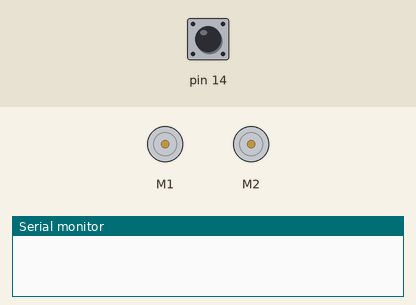
This sketch was run on a simulated Arduino Leonardo, built with avr-gcc and run on an emulated ATmega32U4. On the bench: 2 × DC motor (green arrow = forward, orange = backward, longer = faster), the last lines printed to the serial monitor. The inputs (shaded band) are chosen by the test bench; at power-on: pin 14 HIGH.

Above: at 0.8 s.
0.9 s: pin 14 pulled LOW for 1 s
At 3.0 s:
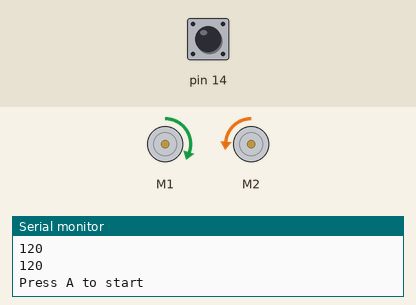
At 4.1 s:
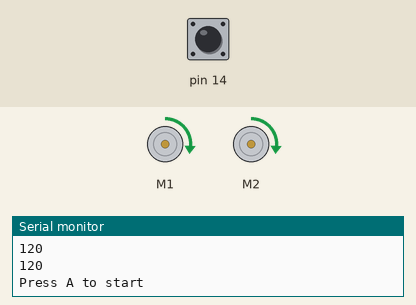
Timing chart, 0 to 5.9 s (numbered marks = the images above; inputs shaded):
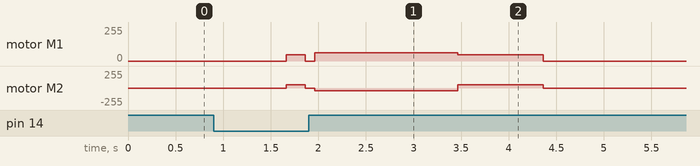

The sketch:

Someshit.ino
```cpp
#include <Wire.h>
#include <Zumo32U4.h>

Zumo32U4Motors motors;
Zumo32U4LineSensors lineSensors;
Zumo32U4LCD lcd;
Zumo32U4Encoders encoders;
Zumo32U4ProximitySensors proxSensors;
Zumo32U4ButtonA buttonA;


bool findLine = false;
bool findIR = false;


#define NUM_SENSORS 5 //Number of activated sensors
uint16_t sensorValues[NUM_SENSORS]; //Some array that contains the raw read values from the sensors between 0-2000
bool useEmitters = true;
struct LineSensorsWhite { //Datatype that stores the boolean values for the sensorStates
    bool left;
    bool leftCenter;
    bool Center;
    bool rightCenter;
    bool right;
};
int threshold; // White threshold, white return values lower than this
int threshold2; // white treshold for center 3 sensors
LineSensorsWhite sensorState = {false,false,false,false,false};


void setup() {
  Serial.begin(9600);
  lineSensors.initFiveSensors(); // Initializes five sensors
  calibrWht();
  Serial.println("Press A to start");
  buttonA.waitForPress();
}

void loop() {
    delay(250);


    while(!findLine){
      motors.setSpeeds(75,75);
      readSensors(sensorState);

      if(sensorState.left && sensorState.right){
        delay(200);
        findLine = true;
        motors.setSpeeds(0,0);
        }
        delay(100);
      }

    while(findLine && !findIR){ //
      motors.setSpeeds(100,-60);
      delay(1500);
      motors.setSpeeds(75,75);
      delay(900);
      findIR = true;
      }
    motors.setSpeeds(0,0);
     /*
    readSensors(sensorState);    //fill sensordata

    Serial.println("------------- SENSOR DATA -------------");
    Serial.println("Left sensor value:         " + (String)sensorValues[0] + ", state: " + (String)sensorState.left);
    Serial.println("Left Center sensor value:  " + (String)sensorValues[1] + ", state: " + (String)sensorState.leftCenter);
    Serial.println("Center sensor value:       " + (String)sensorValues[2] + ", state: " + (String)sensorState.Center);
    Serial.println("Right Center sensor value: " + (String)sensorValues[3] + ", state: " + (String)sensorState.rightCenter);
    Serial.println("RIGHT sensor value:        " + (String)sensorValues[4] + ", state: " + (String)sensorState.right);
    Serial.println("------------- END OF DATA -------------"); //print sensordata
    */
  //Drive forward to detect starting line

  //Follow line

  //stop at sensor

  //evaluate can type

  //execute a pushing function depending on the can type
    //Detect border line and stop

  //return to the starting line

}

//FUNCTIONS

void calibrWht() { //A funtion that is called in the setup to help calibrate sensors for the conditions at hand
    buttonA.waitForPress();
    Serial.println("Press A to calibrate WHITE");
    delay(250);
    buttonA.waitForPress();
    readSensors(sensorState);
    threshold = ((sensorValues[0] + sensorValues[4]) / 2 + 20); //takes the mean value of far left and right sensors and adds some margin to create a threshold
    threshold2 = ((sensorValues[1] + sensorValues[2] + sensorValues[3])/3 + 20);
    delay(250);
    Serial.println(threshold); //prints threshold once at the beginning of the code
    Serial.println(threshold2);
}

void readSensors(LineSensorsWhite& state) {  // Next line reads the sensor values and store them in the array lineSensorValues
    lineSensors.read(sensorValues, useEmitters ? QTR_EMITTERS_ON : QTR_EMITTERS_OFF); //Retrieves data from sensors
    state = {false,false,false,false,false}; // state of the sensors is ALWAYS set to negative in the structure, so that the if statements below only change the boolean to true when the conditions are met
    if (sensorValues[0] < threshold) {
        state.left = true;
    }
    if (sensorValues[1] < threshold2) {
        state.leftCenter = true;
    }
    if (sensorValues[2] < threshold2) {
        state.Center = true;
    }
    if (sensorValues[3] < threshold2) {
        state.rightCenter = true;
    }
    if (sensorValues[4] < threshold) {
        state.right = true;
    }
}
```

Measured:
- after the input at 0.9 s, motor M1: stopped → forward 47/255 after 0.76 s, → stopped 0.20 s later, → forward 63/255 0.10 s later, → forward 47/255 1.5 s later, … (5 changes in this stretch); motor M2: stopped → forward 47/255 after 0.76 s, → stopped 0.20 s later, → backward 38/255 0.10 s later, → forward 47/255 1.5 s later, … (5 changes in this stretch)
